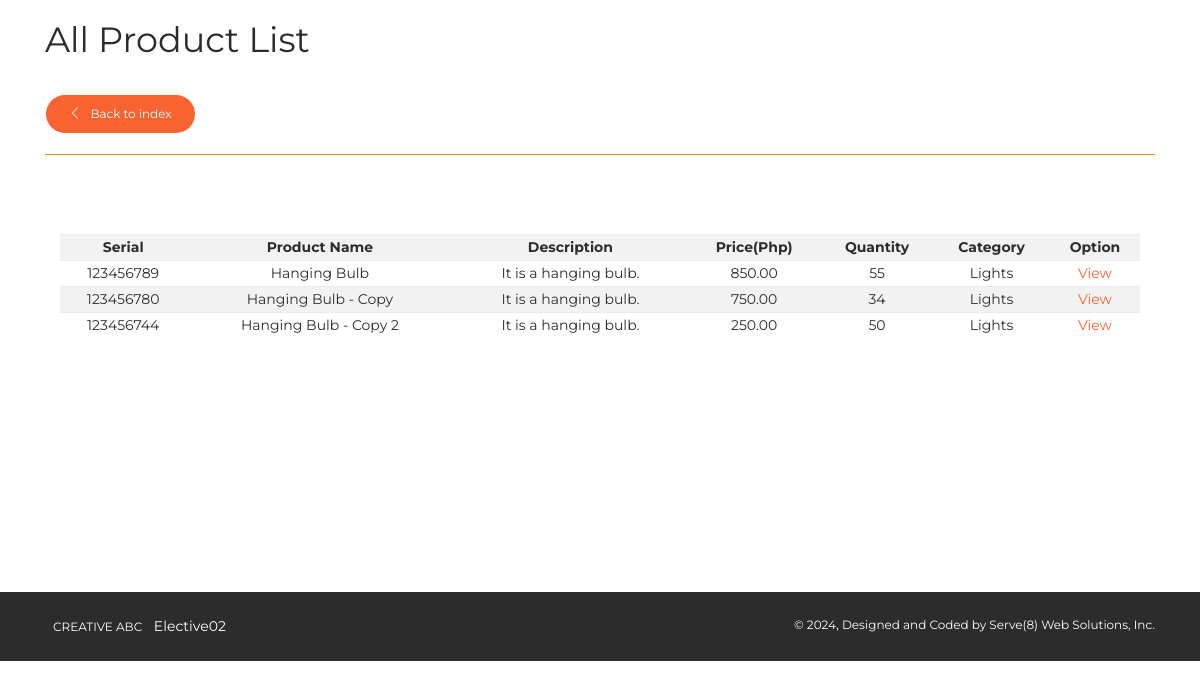
Screenshot of /Electricks-shop/pages/admin_products.php (signed in) with the database file from the repository.
### tables this page shows
CREATE TABLE `products` (
  `prod_id` int(11) NOT NULL,
  `prod_name` varchar(50) NOT NULL,
  `prod_desc` varchar(500) NOT NULL,
  `prod_qty` int(11) NOT NULL,
  `prod_cost` decimal(10,2) NOT NULL,
  `prod_price` decimal(10,2) NOT NULL,
  `category` varchar(100) NOT NULL,
  `supplier` varchar(100) NOT NULL,
  `prod_serial` varchar(50) NOT NULL,
  `prod_pic1` varchar(500) NOT NULL
);

### Electricks-shop/pages/admin_products.php (the view, shortened to what this page needs)
<!DOCTYPE html>
<html lang="en">
<head>
    <link rel="stylesheet" href="https://maxcdn.bootstrapcdn.com/font-awesome/latest/css/font-awesome.min.css" />
    <link href="../assets/css/bootstrap.min.css" rel="stylesheet" />
    <link href="../assets/css/now-ui-kit.css?v=1.1.0" rel="stylesheet" />
    <link href="../assets/css/demo.css" rel="stylesheet" />
    <link rel="stylesheet" href="../plugins/datatables/dataTables.bootstrap.css">
</head>
<body class="index-page sidebar-collapse">
    <div class="wrapper"><br>
        <div class="main">
            <div class="section section-basic">
                <div class="container">
                      <h2>All Product List</h2>
                      <a class="btn btn-primary btn-round" href="admin_index.php"><i class="now-ui-icons arrows-1_minimal-left"></i> &nbsp Back to index</a>
                      <hr color="orange">
                <div class="col-md-12">
                <br>
                <div class="panel panel-success panel-size-custom">
                        <div class="panel-body">
                            <?php
                                      include('../config/dbconn.php');
                                      $query = "SELECT * FROM products ORDER BY prod_name ASC";
                                      $result = mysqli_query($dbconn,$query);
                                      ?>
                                <br>
                                <br>
                                <table id="" class="table table-condensed table-striped">
                                    <tr>
                                      <th>Serial</th>
                                      <th>Product Name</th>
                                      <th>Description</th>
                                      <th>Price(Php)</th>
                                      <th>Quantity</th>
                                      <th>Category</th>
                                      <th>Option</th>
                                    </tr>
                                        <?php
                                          if($result){
                                            while($res = mysqli_fetch_array($result)) {
                                              echo "<tr>";
                                                echo "<td>".$res['prod_serial']."</td>";
                                                echo "<td>".$res['prod_name']."</td>";
                                                echo "<td>".$res['prod_desc']."</td>";
                                                echo "<td>".$res['prod_price']."</td>";
                                                $prod_qty=$res['prod_qty'];
                                                if ($prod_qty<=10){
                                                ?>
                                                 <td><span style="color:red;"><?php echo $res['prod_qty'];?> : Reorder!</span></td>
                                                 <?php
                                                }else{
                                               ?>
                                               <td><?php echo $res['prod_qty'];?></td>
                                               <?php }
                                                echo "<td>".$res['category']."</td>";
                                                echo "<td><a href=\"admin_product_details.php?prod_id=$res[prod_id]\">View</a></td>";
                                              echo "</tr>";
                                            }
                                          }?>
                                </table><br><br><br><br>
                        </div>
                    </div>
                </div>
            </div>
        </div>
<br><br><br><br>
<footer class="footer" data-background-color="black">
            <div class="container">
                <nav>
                    <ul>
                        <li>
                            <a href="" target="_blank">
                                Creative ABC
                            </a>
                        </li>
                        <li>
                            Elective02
                        </li>
                    </ul>
                </nav>
                <div class="copyright">
                    &copy;
                    , Designed and Coded by Serve(8) Web Solutions, Inc.
                </div>
            </div>
        </footer>
    </div>
</body>
</html>

### Electricks-shop/assets/css/demo.css (style rules this page uses)
.section-basic { padding-top: 0; }

### rows the page displays
products: prod_serial "123456789", prod_name "Hanging Bulb", prod_desc "It is a hanging bulb.", prod_price "850.00", prod_qty "55", category "Lights"
products: prod_serial "123456780", prod_name "Hanging Bulb - Copy", prod_desc "It is a hanging bulb.", prod_price "750.00", prod_qty "34", category "Lights"
products: prod_serial "123456744", prod_name "Hanging Bulb - Copy 2", prod_desc "It is a hanging bulb.", prod_price "250.00", prod_qty "50", category "Lights"
